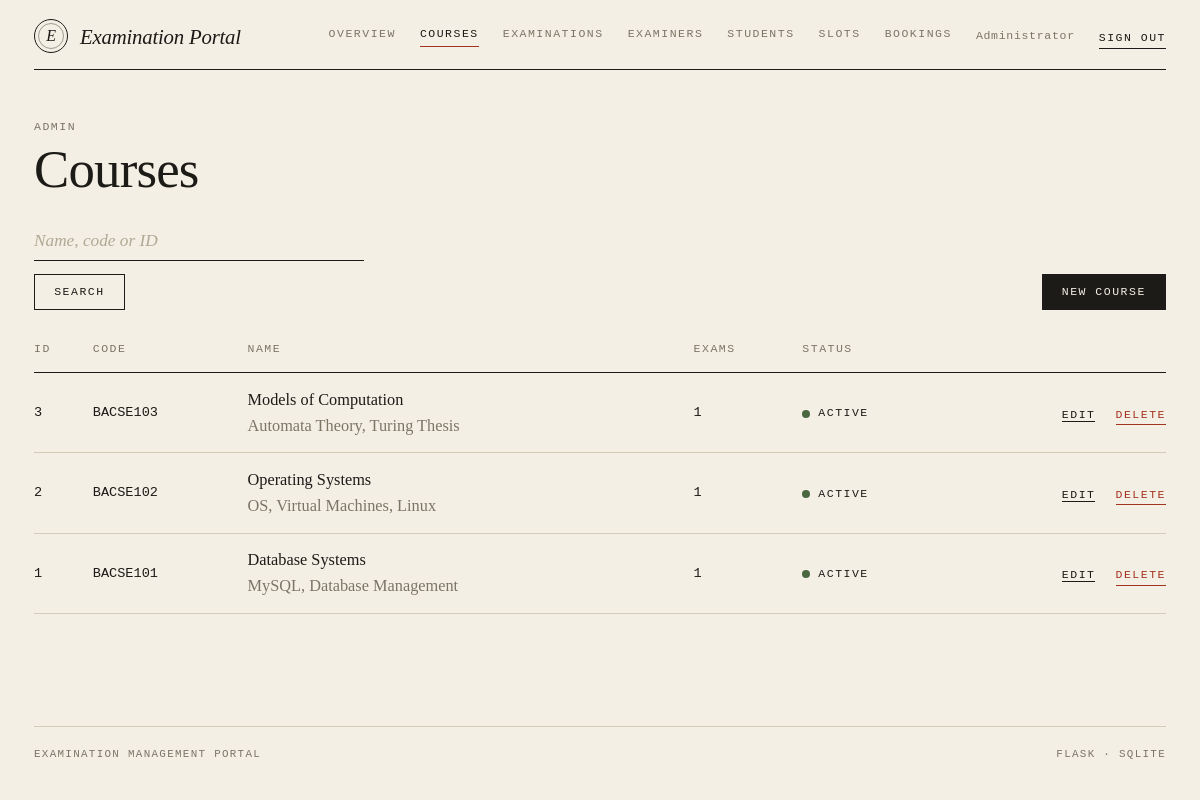
Screenshot of /admin/courses (signed in) with the database file from the repository.
### tables this page shows
CREATE TABLE users (
    id            INTEGER PRIMARY KEY AUTOINCREMENT,
    email         TEXT NOT NULL UNIQUE,
    password_hash TEXT NOT NULL,
    role          TEXT NOT NULL CHECK (role IN ('admin','examiner','student')),
    full_name     TEXT NOT NULL,
    phone         TEXT,
    department    TEXT,
    status        TEXT NOT NULL DEFAULT 'active'
                  CHECK (status IN ('active','pending','inactive')),
    created_on    TEXT NOT NULL DEFAULT (date('now','localtime'))
);

CREATE TABLE courses (
    id          INTEGER PRIMARY KEY AUTOINCREMENT,
    code        TEXT NOT NULL UNIQUE,
    name        TEXT NOT NULL,
    description TEXT,
    status      TEXT NOT NULL DEFAULT 'Active' CHECK (status IN ('Active','Inactive'))
);

### routes/admin.py (the view)
@bp.route("/courses")
def courses():
    q = request.args.get("q", "").strip()
    sql = ("SELECT c.*, (SELECT COUNT(*) FROM exams e WHERE e.course_id=c.id) AS n_exams "
           "FROM courses c")
    params = []
    if q:
        sql += " WHERE c.name LIKE ? OR c.code LIKE ? OR CAST(c.id AS TEXT)=?"
        params = [like(q), like(q), q]
    rows = get_db().execute(sql + " ORDER BY c.id DESC", params).fetchall()
    return render_template("admin/courses.html", rows=rows, q=q)

### db.py (called while the page is built)
def _connect(path):
    con = sqlite3.connect(path, isolation_level=None)  # we manage transactions
    con.row_factory = sqlite3.Row
    con.execute("PRAGMA foreign_keys = ON")
    return con

def get_db():
    if "db" not in g:
        g.db = _connect(current_app.config["DATABASE"])
    return g.db

### logic.py (called while the page is built)
def csrf_token():
    if "_csrf" not in session:
        session["_csrf"] = secrets.token_hex(16)
    return session["_csrf"]

def csrf_field():
    return Markup('<input type="hidden" name="_csrf" value="%s">' % csrf_token())

### routes/admin.py (called while the page is built)
@bp.before_request
def guard():
    if not g.user:
        return redirect(url_for("auth.login"))
    if g.user["role"] != "admin":
        abort(403)

### templates/admin/courses.html (shortened to what this page needs)
{% extends 'base.html' %}
{% from 'macros.html' import head, st, post %}
{% block body %}
{{ head('Admin', 'Courses') }}
<div class="toolbar">
  <form class="search" method="get">
    <input class="form-control" name="q" value="{{ q }}" placeholder="Name, code or ID">
    <button class="btn">Search</button>
  </form>
  <a class="btn btn-ink" href="{{ url_for('admin.course_new') }}">New course</a>
</div>
{% if rows %}
<div class="table-responsive"><table class="table">
  <thead><tr><th>ID</th><th>Code</th><th>Name</th><th>Exams</th><th>Status</th><th></th></tr></thead>
  <tbody>
  {% for c in rows %}
  <tr><td class="mono">{{ c.id }}</td><td class="mono">{{ c.code }}</td>
      <td>{{ c.name }}{% if c.description %}<div class="muted">{{ c.description|truncate(70) }}</div>{% endif %}</td>
      <td class="mono">{{ c.n_exams }}</td><td>{{ st(c.status) }}</td>
      <td class="r"><a class="act" href="{{ url_for('admin.course_edit', cid=c.id) }}">edit</a>
        {{ post(url_for('admin.course_delete', cid=c.id), 'delete', 'act act-danger', 'Remove this course?') }}</td></tr>
  {% endfor %}
  </tbody></table></div>
{% else %}<div class="empty">No courses {{ 'match.' if q else 'yet.' }}</div>{% endif %}
{% endblock %}

### templates/macros.html (shortened to what this page needs)
{% macro st(s) %}<span class="st st-{{ s|slug }}">{{ s }}</span>{% endmacro %}
{% macro head(eyebrow, title, em='', lede='') %}
<div class="page-head">
  <div class="eyebrow">{{ eyebrow }}</div>
  <h1 class="title">{{ title }}{% if em %} <em>{{ em }}</em>{% endif %}</h1>
</div>
{% endmacro %}
{% macro post(url, label, cls='act', confirm='', extra='') %}
<form method="post" action="{{ url }}" class="d-inline"
      {% if confirm %}onsubmit="return confirm('{{ confirm }}')"{% endif %}>{{ csrf_field() }}{{ extra|safe }}
  <button class="{{ cls }}">{{ label }}</button></form>
{% endmacro %}

### templates/nav.html
{% set links = {
  'admin': [('admin.dashboard','Overview'),('admin.courses','Courses'),('admin.exams','Examinations'),
            ('admin.examiners','Examiners'),('admin.students','Students'),('admin.slots','Slots'),
            ('admin.bookings','Bookings')],
  'examiner': [('examiner.dashboard','Overview')],
  'student': [('student.dashboard','Overview'),('student.exams','Examinations'),
              ('student.bookings','Bookings'),('student.results','Results'),('student.profile','Profile')]
} %}
<header class="site-nav">
  <a class="brand" href="{{ url_for('auth.index') }}"><span class="seal">E</span>Examination Portal</a>
  <nav class="nav-links">
    {% if g.user and not (g.user.role == 'examiner' and g.user.status != 'active') %}
      {% for ep, label in links[g.user.role] %}
        {% set u = url_for(ep) %}
        <a href="{{ u }}" class="{{ 'on' if ((request.path == u) if loop.first else request.path.startswith(u)) }}">{{ label }}</a>
      {% endfor %}
    {% endif %}
    {% if g.user %}
      <span class="who">{{ g.user.full_name }}</span>
      <form method="post" action="{{ url_for('auth.logout') }}" class="d-inline">{{ csrf_field() }}
        <button class="act">Sign out</button></form>
    {% endif %}
  </nav>
</header>

### static/css/style.css (style rules this page uses)
:root { --paper: #f3efe4; --paper-2: #e9e3d1; --ink: #1d1b18; --muted: #7b7566; --rule: #d3cbb8; --accent: #a3341f; --ok: #4a6741; --warn: #a67c1f; --serif: "Iowan Old Style", "Palatino Linotype", Palatino, "Book Antiqua", Georgia, serif; --mono: ui-monospace, "SF Mono", "Cascadia Mono", Menlo, Consolas, monospace; }
html, body { background: var(--paper); }
body { color: var(--ink); font-family: var(--serif); font-size: 1.02rem; line-height: 1.6; -webkit-font-smoothing: antialiased; }
a { color: var(--ink); text-decoration-color: var(--accent); text-underline-offset: 3px; }
h1, h2, h3 { font-weight: 400; letter-spacing: -0.015em; }
.mono { font-family: var(--mono); font-size: .85rem; }
.muted { color: var(--muted); }
.site-nav { display: flex; flex-wrap: wrap; gap: .8rem 2rem; align-items: center; justify-content: space-between; padding: 1.2rem 0 1rem; border-bottom: 1px solid var(--ink); }
.brand { display: flex; align-items: center; gap: .75rem; text-decoration: none; font-style: italic; font-size: 1.3rem; letter-spacing: -.01em; }
.seal { width: 34px; height: 34px; border: 1px solid var(--ink); border-radius: 50%; display: grid; place-items: center; position: relative; font-size: 1rem; }
.seal::after { content: ""; position: absolute; inset: 3px; border: 1px solid var(--ink); border-radius: 50%; opacity: .4; }
.nav-links { display: flex; flex-wrap: wrap; gap: .4rem 1.5rem; align-items: center; }
.nav-links a, .act, .eyebrow, .btn, th, .st, .form-label { font-family: var(--mono); font-size: .72rem; letter-spacing: .13em; text-transform: uppercase; }
.nav-links a { color: var(--muted); text-decoration: none; padding-bottom: 3px; border-bottom: 1px solid transparent; }
.nav-links a:hover, .nav-links a.on { color: var(--ink); }
.nav-links a.on { border-bottom-color: var(--accent); }
.who { font-family: var(--mono); font-size: .72rem; color: var(--muted); letter-spacing: .06em; }
.eyebrow { color: var(--muted); }
.page-head { margin: 3rem 0 1.6rem; }
.title { font-size: clamp(2.1rem, 4.4vw, 3.4rem); line-height: 1.04; margin: .35rem 0 0; }
.table { --bs-table-bg: transparent; --bs-table-color: var(--ink); --bs-table-hover-bg: rgba(29, 27, 24, .035); --bs-table-hover-color: var(--ink); margin: 0; border-color: var(--rule); }
.table > :not(caption) > * > * { background: transparent; box-shadow: none; padding: .85rem .8rem .85rem 0; border-bottom: 1px solid var(--rule); vertical-align: middle; }
.table thead th { color: var(--muted); font-weight: 400; border-bottom: 1px solid var(--ink); white-space: nowrap; }
.table td.r, .table th.r { text-align: right; padding-right: 0; }
.table td.mono { white-space: nowrap; }
.st { display: inline-flex; align-items: center; gap: .5rem; white-space: nowrap; }
.st::before { content: ""; width: .5rem; height: .5rem; border-radius: 50%; background: var(--muted); }
.st-available::before, .st-active::before, .st-booked::before, .st-booking-open::before { background: var(--ok); }
.act { color: var(--ink); text-decoration: none; border: 0; background: none; padding: 0; border-bottom: 1px solid var(--ink); margin-right: 1rem; cursor: pointer; }
.act-danger { color: var(--accent); border-color: var(--accent); }
.act:last-child { margin-right: 0; }
.btn { border-radius: 0; padding: .55rem 1.2rem; border: 1px solid var(--ink); color: var(--ink); background: transparent; transition: background .15s, color .15s; }
.btn-ink { background: var(--ink); color: var(--paper); }
.toolbar { display: flex; flex-wrap: wrap; gap: 1rem 1.4rem; align-items: end; justify-content: space-between; margin: 1.6rem 0 1rem; }
.search { display: flex; flex-wrap: wrap; gap: .8rem 1.2rem; align-items: end; }
.search .form-control { min-width: 220px; }
.form-control, .form-select { background-color: transparent; border: 0; border-bottom: 1px solid var(--ink); border-radius: 0; padding: .35rem 0; font-family: var(--serif); font-size: 1.08rem; color: var(--ink); box-shadow: none; }
.form-control::placeholder { color: #b0a894; font-style: italic; }

### rows the page displays
users: user.full_name "Administrator", role "ADMIN"
courses: id "3", code "BACSE103", name "Models of Computation", description "Automata Theory, Turing Thesis", n_exams "1", status "ACTIVE", label "DELETE"
courses: id "2", code "BACSE102", name "Operating Systems", description "OS, Virtual Machines, Linux", n_exams "1", status "ACTIVE", label "DELETE"
courses: id "1", code "BACSE101", name "Database Systems", description "MySQL, Database Management", n_exams "1", status "ACTIVE", label "DELETE"

### other values shown
{{ label }} "OVERVIEW" "COURSES" "EXAMINATIONS" "EXAMINERS" "STUDENTS" "SLOTS" "BOOKINGS"
{{ title }} "Courses"
